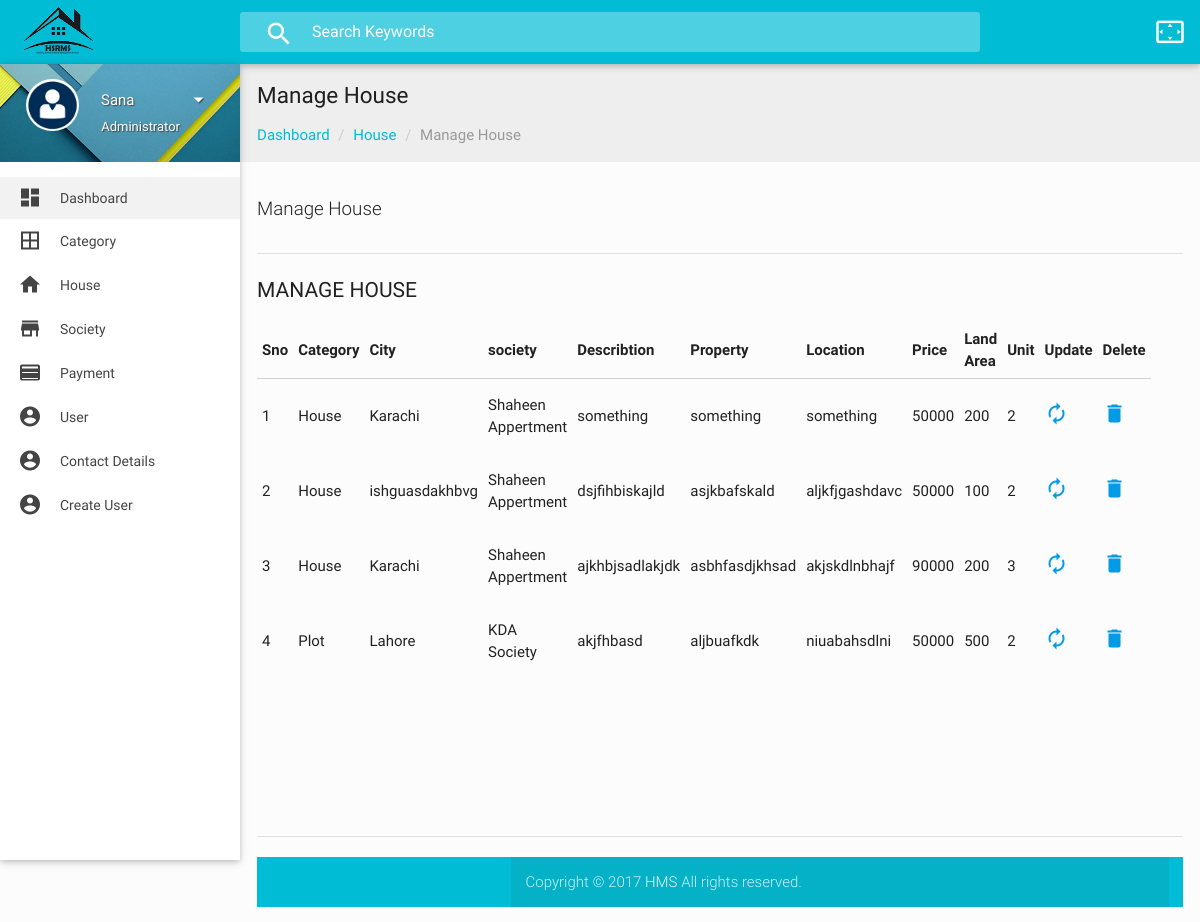
Page /layout02/layout02/manage_house_form.php (signed in) on the committed database.
### tables this page shows
CREATE TABLE `house` (
  `house_id` int(11) NOT NULL,
  `cate_id` int(11) NOT NULL,
  `city` varchar(100) NOT NULL,
  `soc_id` int(11) NOT NULL,
  `property_type` varchar(100) NOT NULL,
  `describtion` varchar(100) NOT NULL,
  `location` varchar(100) NOT NULL,
  `price` varchar(100) NOT NULL,
  `garages` varchar(100) NOT NULL,
  `flor` varchar(100) NOT NULL,
  `bedroom` varchar(100) NOT NULL,
  `bathroom` varchar(100) NOT NULL,
  `land_area` varchar(100) NOT NULL,
  `unit` varchar(100) NOT NULL,
  `img_id` int(5) NOT NULL,
  `userid` int(11) DEFAULT NULL
);

CREATE TABLE `cat` (
  `cat_id` int(3) NOT NULL,
  `cat_name` varchar(50) DEFAULT NULL
);

CREATE TABLE `society` (
  `id` int(11) NOT NULL,
  `sty_name` varchar(100) NOT NULL,
  `sty_area` varchar(100) NOT NULL,
  `sty_city` varchar(100) NOT NULL
);

### layout02/layout02/manage_house_form.php (the view, shortened to what this page needs)
<?php include "header.php";?>
<?php include "sidebar.php";?>
      <section id="content">
        <div id="breadcrumbs-wrapper" class=" grey lighten-3">
          <div class="container">
            <div class="row">
              <div class="col s12 m12 l12">
                <h5 class="breadcrumbs-title">Manage House</h5>
                <ol class="breadcrumb">
                    <li><a href="dashboard.php">Dashboard</a></li>
                    <li><a href="#">House</a></li>
                    <li class="active">Manage House</li>
                </ol>
              </div>
            </div>
          </div>
        </div>
        <div class="container">
          <div class="section">
            <p class="caption">Manage House</p>
            <div class="divider"></div>
            <div id="table-datatables">
              <h4 class="header">Manage House</h4>
              <div class="row">
                <div class="col s12 m8 l9">
                  <table id="data-table-simple" class="responsive-table display" cellspacing="0">
                    <thead>
                        <tr>
                            <th>Sno</th>
                            <th>Category</th>
                            <th>City</th>
                            <th>society</th>
                            <th>Describtion</th>
                            <th>Property</th>
                            <th>Location</th>
                            <th>Price</th>
                            <th>Land Area</th>
                            <th>Unit</th>
                            <th>Update</th>
                            <th>Delete</th>
                        </tr>
                    </thead>
                    <?php
                        include "connection/connect.php";
                        $qry = "SELECT house.house_id, cat.cat_name, society.sty_name, house.city, house.property_type, house.describtion, house.location, house.price,house.land_area,house.unit FROM house, cat, society
                                where house.cate_id = cat.cat_id and house.soc_id = society.id";
                         $run = mysqli_query($conn,$qry);
                         $sno = 0;
                         while($row = mysqli_fetch_assoc($run)){?>
                    <tbody>
                        <tr>
                            <td><?php echo ++$sno; ?></td>
                            <td><?php echo $row['cat_name'];?></td>
                            <td><?php echo $row['city']?></td>
                            <td><?php echo $row['sty_name']?></td>
                            <td><?php echo $row['describtion'];?></td>
                            <td><?php echo $row['property_type']?></td>
                            <td><?php echo $row['location'];?></td>
                            <td><?php echo $row['price'];?></td>
                            <td><?php echo $row['land_area'];?></td>
                            <td><?php echo $row['unit'];?></td>
                            <td><a href="edite_house_form.php?edt_h=<?php echo $row['house_id'];?>"><i class="mdi-action-autorenew"></i></a></td>
                            <td><a href="delte_house.php?dlt_h=<?php echo $row['house_id'];?>"><i class="mdi-action-delete"></i></a></td>
                        </tr>
                    </tbody>
                    <?php }?>
                  </table>
                </div>
              </div>
            </div>
            <br><br><br><br><br><br><br>
            <div class="divider"></div>
<?php include "footer.php";?>

### layout02/layout02/css/style.css (style rules this page uses)
body { background-color: #fcfcfc; }
.container { padding: 0 0.5rem; margin: 0 auto; max-width: 100% !important; width: 98%; }
#content .container .row { margin-bottom: 0; }
@media only screen and (min-width: 601px) { .container { width: 98%; } }
@media only screen and (min-width: 993px) { .container { width: 98%; } }
h4.header { font-size: 1.5rem; line-height: 2.508rem; margin: 1.14rem 0 0.912rem 0; }
h4.header { font-size: 1.4rem; font-weight: 400; text-transform: uppercase; }
.caption { font-size: 1.25rem; font-weight: 300; margin-bottom: 30px; }
.breadcrumb { padding: 0px; margin: 15px 0px; list-style: none; }
.breadcrumbs-title { font-size: 1.5rem; line-height: 1.804rem; margin: 18px 0px 0px 0px; }
.breadcrumb > li { display: inline-block; }
.breadcrumb a { color: #00bcd4; }
.breadcrumb .active { font-weight: normal; color: #999; }
.breadcrumb > li + li:before { padding: 0 5px; color: #ccc; content: "/\00a0"; }
#flotchart td, th { padding: 5px; }

### rows in the picture
house: cat.cat_name "House", city "Karachi", society.sty_name "Shaheen Appertment", describtion "something", property_type "something", location "something", price "50000", land_area "200", unit "2"
house: cat.cat_name "House", city "ishguasdakhbvg", society.sty_name "Shaheen Appertment", describtion "dsjfihbiskajld", property_type "asjkbafskald", location "aljkfjgashdavc", price "50000", land_area "100", unit "2"
house: cat.cat_name "House", city "Karachi", society.sty_name "Shaheen Appertment", describtion "ajkhbjsadlakjdk", property_type "asbhfasdjkhsad", location "akjskdlnbhajf", price "90000", land_area "200", unit "3"
house: cat.cat_name "Plot", city "Lahore", society.sty_name "KDA Society", describtion "akjfhbasd", property_type "aljbuafkdk", location "niuabahsdlni", price "50000", land_area "500", unit "2"

### other values in the picture
$_SESSION['user_name'] "Sana"
